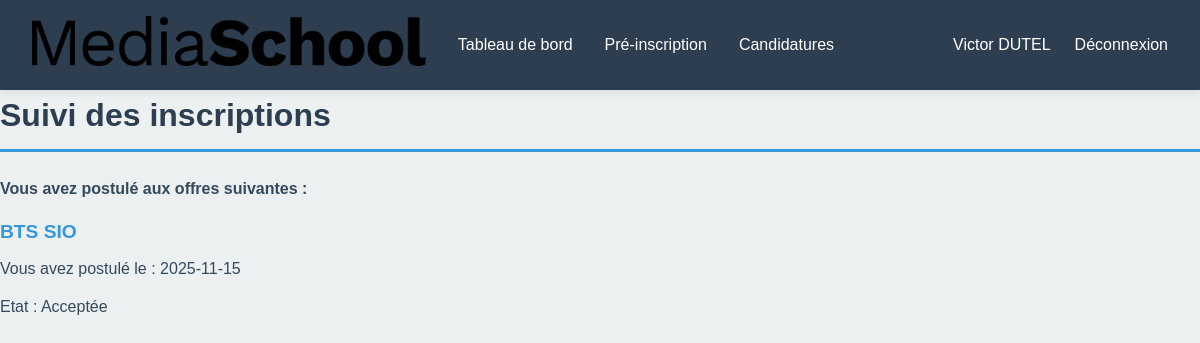
Page /users/eleve/pre_inscription.php (signed in) on the committed database.
### tables this page shows
CREATE TABLE IF NOT EXISTS `inscription` (
  `id_inscription` int NOT NULL AUTO_INCREMENT,
  `date_inscription` date NOT NULL,
  `etat` varchar(20) NOT NULL,
  `id_eleve` int DEFAULT NULL,
  `id_formation` int NOT NULL,
  `id_personnel` int NOT NULL,
  PRIMARY KEY (`id_inscription`),
  KEY `contrainte 4` (`id_eleve`),
  KEY `contrainte 5` (`id_personnel`),
  KEY `contrainte 9` (`id_formation`)
);

CREATE TABLE IF NOT EXISTS `formation` (
  `id_formation` int NOT NULL AUTO_INCREMENT,
  `nom` varchar(50) NOT NULL,
  `niveau` varchar(20) NOT NULL,
  `duree` int NOT NULL,
  `prix` decimal(6,2) NOT NULL,
  `programme_pdf` varchar(100) NOT NULL,
  `id_campus` int NOT NULL,
  PRIMARY KEY (`id_formation`),
  KEY `contrainte 11` (`id_campus`)
);

### users/eleve/pre_inscription.php (the view, shortened to what this page needs)
<?php
require_once('../../connexion.php');
if (isset($_GET['id_inscription'])) {
    $id_inscription = $_GET['id_inscription'];
    $sql = "SELECT inscription.etat, inscription.date_inscription, formation.nom as nom_formation, formation.id_formation FROM inscription
    INNER JOIN formation ON inscription.id_formation = formation.id_formation
    WHERE inscription.id_inscription = ? AND inscription.id_eleve = ?";
    $stmt = $pdo->prepare($sql);
    $stmt->execute([$id_inscription, $_SESSION['user'][0]['id_eleve']]);
    $inscription = $stmt->fetchAll(PDO::FETCH_ASSOC);
    if (!$inscription) {
        echo "Candidature introuvable ou accès non autorisé.";
        exit();
    }
}
else {
    $sql = "SELECT inscription.etat, inscription.date_inscription, formation.nom as nom_formation, formation.id_formation FROM inscription
    INNER JOIN formation ON inscription.id_formation = formation.id_formation
    WHERE inscription.id_eleve = ?
    ORDER BY inscription.date_inscription DESC;";
    $stmt = $pdo->prepare($sql);
    $stmt->execute([$_SESSION['user'][0]['id_eleve']]);
    $inscriptions = $stmt->fetchAll(PDO::FETCH_ASSOC);
}
?>
<!DOCTYPE html>
<html lang="fr">
<head>
    <link rel="stylesheet" href="../../style.css">
</head>
<body>
    <?php
        require_once "inc/header.php";
    ?>
    <div>
        <h1>Suivi des inscriptions</h1>
        <?php
        if (isset($_GET['id_inscription'])) {
            if (!$inscription) {
                echo "<p>Inscription introuvable ou accès non autorisé.</p>";
            }
            else {
                echo "<div>";
                echo "<h3><a href='../../formation.php?id_formation=" . urlencode($inscription['id_formation']) . "'>" . htmlspecialchars($candidature['nom_formation']) . "</a></h3>";
                echo "<p>Vous avez postulé le : " . htmlspecialchars($inscript['date_inscription']) . "</p>";
                echo "<p>Etat : " . htmlspecialchars($inscript['etat']) . "</p>";
                echo "</div>";
            }
        }
        else {
            if (count($inscriptions) == 0) {
                echo "<p>Vous n'avez pas de candidatures en cours.</p>";
            }
            else {
                echo "<p><strong>Vous avez postulé aux offres suivantes :</strong></p>";
                foreach ($inscriptions as $inscript) {
                    echo "<div>";
                    echo "<h3><a href='../../formation.php?id_formation=" . urlencode($inscript['id_formation']) . "'>" . htmlspecialchars($inscript['nom_formation']) . "</a></h3>";
                    echo "<p>Vous avez postulé le : " . htmlspecialchars($inscript['date_inscription']) . "</p>";
                    echo "<p>Etat : " . htmlspecialchars($inscript['etat']) . "</p>";
                    echo "</div>";
                }
            }
        }
        ?>
    </div>
</body>
</html>

### style.css (style rules this page uses)
* { margin: 0; padding: 0; box-sizing: border-box; }
:root { --color-primary: #2c3e50; --color-secondary: #3498db; --color-accent: #e74c3c; --color-success: #27ae60; --color-warning: #f39c12; --color-light: #ecf0f1; --color-white: #ffffff; --color-dark: #2c3e50; --color-border: #bdc3c7; --color-text: #34495e; --shadow: 0 2px 8px rgba(0, 0, 0, 0.1); --shadow-hover: 0 4px 12px rgba(0, 0, 0, 0.15); }
html, body { height: 100%; width: 100%; }
body { font-family: 'Arial', sans-serif; color: var(--color-text); background-color: var(--color-light); line-height: 1.6; }
h1 { color: var(--color-primary); margin-bottom: 1.5rem; font-size: 2rem; border-bottom: 3px solid var(--color-secondary); padding-bottom: 0.5rem; }
h3 { color: var(--color-primary); margin: 1rem 0 0.5rem 0; font-size: 1.2rem; }
a { color: var(--color-secondary); text-decoration: none; transition: color 0.3s ease; }
p { margin-bottom: 0.8rem; color: var(--color-text); }

### rows in the picture
inscription: id_formation.nom "BTS SIO", date_inscription "2025-11-15", etat "Acceptée"

### other values in the picture
$_SESSION['user'][0]['prenom'] "Victor"
$_SESSION['user'][0]['nom'] "DUTEL"
